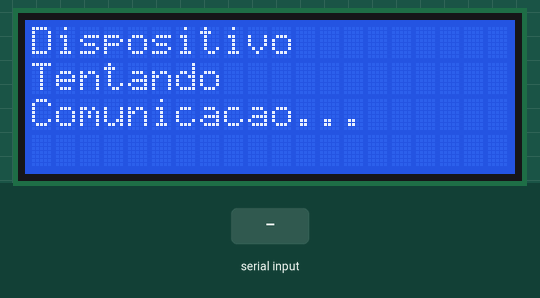
Recording of a sketch running on a simulated ESP8266 (NodeMCU). On the bench: 20×4 character LCD. The test bench sets the inputs (shaded band). What the sketch prints to the serial monitor is not drawn.

Above: at 4.2 s.
4.3 s: "90,45\n" received over the second serial link
At 7.5 s:
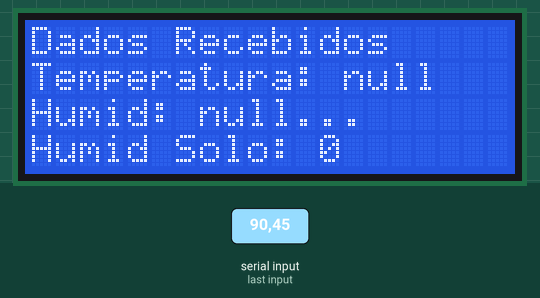
11.7 s: "5\n" received over the second serial link
At 15.8 s:
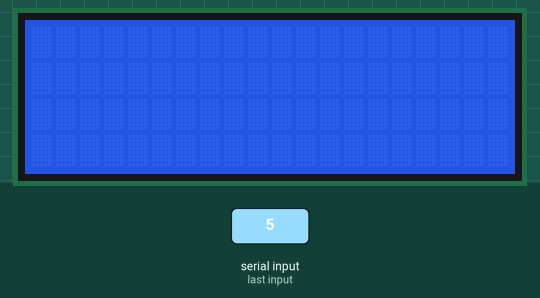
Timing chart, 0 to 17.3 s (numbered marks = the images above; inputs shaded):
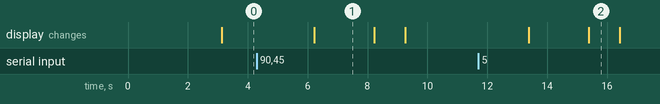

The sketch:

claraideia_server_lora.ino
```cpp
//
//#include <SoftwareSerial.h>
////#include <FS.h>
//
////=====================================================================================
//// Diretivas de compilacao para as bibliotecas ESP32 e ESP8266
////=====================================================================================
////#if defined(ESP8266)
////  #include <ESP8266WiFi.h>
////#else
////  #include <WiFi.h> //ESP32 Core WiFi Library
////#endif
////=====================================================================================
//// Diretivas de compilacao para as bibliotecas WEBSERVER ESP32 e ESP8266
////=====================================================================================
////
////#if defined(ESP8266)
////  #include <ESP8266WebServer.h>
////#else
////  #include <WebServer.h>
////#endif
////=====================================================================================
//// Bibliotecas que integram o wifimanager
////=====================================================================================
////#include <DNSServer.h>
#include <WiFiManager.h>
//
//
////=====================================================================================
//// Bibliotecas do display 16x2 e 20x4
////=====================================================================================
////#include <Wire.h> // responsável pela comunicação com a interface i2c
#include <LiquidCrystal_I2C.h>
//
////=====================================================================================
//// Bibliotecas responsaveis pelo protocolo MQTT
////=====================================================================================
//
#include <PubSubClient.h>
//
//
//
////=====================================================================================
//// Bibliotecas responsaveis conversao de dados JSON e Armazenamento interno de arquivo
////=====================================================================================
#include <ArduinoJson.h>
//#include <StreamUtils.h>
//#include <time.h>
////=====================================================================================
//// Bibliotecas responsaveis converda de data e hora tempo...
////=====================================================================================
//
//
////=====================================================================================
////Pinagem da Lora E32 433T30D
////=====================================================================================
//#define TX D5
//#define RX D6
//#define TIME_SLEEP 7000
//const long utcOffsetInSeconds = 3600;
//
//SoftwareSerial loraSerial(TX,RX);
LiquidCrystal_I2C lcd(0x27,2,1,0,4,5,6,7,3, POSITIVE);
StaticJsonBuffer<200> doc;
////WiFiManager wifiManager;
WiFiClient espClient;
PubSubClient client(espClient);
//
////tm timeinfo;
////time_t now;
////long unsigned lastNTPtime;
////unsigned long lastEntryTime;
//
//
////=====================================================================================
//// Variaveis utilizadas no software
////=====================================================================================
////const char* ssid = "CLARAIDEIA_AP";
////const char* password = "12345678";
////const char *filename = "/config.json";
////const char* NTP_SERVER = "200.192.232.8";
////const char* TZ_INFO    = "BRST+3BRDT+2,M10.3.0,M2.3.0";
//
////char daysOfTheWeek[7][12] = {"Sunday", "Monday", "Tuesday", "Wednesday", "Thursday", "Friday", "Saturday"};
////char mqtt_server[100] = "mqtt.claraideia.com.br";
////char mqtt_port[6]="1883";
////char mqtt_user[20]="claraideiaIOT";
////char mqtt_passwd[20]="claraideia1817698";
////char mqtt_topic[100]="/iot/claraideia/dados";
////char mqtt_device_name[100]="STA001";
////char geo_longitude[6]="20.1";
////char geo_latitude[6]="-127";
////boolean shouldSaveConfig = false;
////boolean flag = false;
//String output;
//
//
////=====================================================================================
////callback que indica que salvamos uma nova rede para se conectar (modo estação)
////void saveConfigCallback () {
////  Serial.println("Should save config");
////  shouldSaveConfig = true;
////}
//
////void setupWifiManager(){
////  WiFiManagerParameter custom_text("<b><p style=\"color: red;\">CONFIGURA&Ccedil;&Atilde;O MQTT</p></b>");
////  WiFiManagerParameter custom_mqtt_server("mqtt_server", "mqtt.claraideia.com.br", mqtt_server, 100);
////  WiFiManagerParameter custom_mqtt_port("mqtt_port", "1883", mqtt_port, 6);
////  WiFiManagerParameter custom_mqtt_user("mqtt_user", "claraideiaIOT", mqtt_user, 20);
////  WiFiManagerParameter custom_mqtt_passwd("mqtt_passwd", "claraideia1817698", mqtt_passwd, 20);
////  WiFiManagerParameter custom_mqtt_topic("mqtt_topic", "/iot/claraideia/dados", mqtt_topic, 100);
////  WiFiManagerParameter custom_mqtt_device_name("mqtt_device_name", "STA001", mqtt_device_name, 100);
////  WiFiManagerParameter custom_text2("<b><p style=\"color: green;\">GEOLOCALIZA&Ccedil;&Atilde;O</p></b>");
////  WiFiManagerParameter custom_geo_longitude("geo_longitude", "20.5", geo_longitude, 6);
////  WiFiManagerParameter custom_geo_latitude("geo_latitude", "-121.01", geo_latitude, 6);
//
////  WiFiManager wifiManager;
////  wifiManager.resetSettings();
////  wifiManager.setCustomHeadElement("<style>button{filter:hue-rotate(300deg);}</style>");
////  //callback para quando se conecta em uma rede, ou seja, quando passa a trabalhar em modo estação
////  wifiManager.setSaveConfigCallback(saveConfigCallback);
////
////  wifiManager.addParameter(&custom_text);
////  wifiManager.addParameter(&custom_mqtt_server);
////  wifiManager.addParameter(&custom_mqtt_port);
////  wifiManager.addParameter(&custom_mqtt_user);
////  wifiManager.addParameter(&custom_mqtt_passwd);
////  wifiManager.addParameter(&custom_mqtt_topic);
////  wifiManager.addParameter(&custom_mqtt_device_name);
////  wifiManager.addParameter(&custom_text2);
////  wifiManager.addParameter(&custom_geo_longitude);
////  wifiManager.addParameter(&custom_geo_latitude);
//
////  if (!wifiManager.autoConnect("CLARAIDEIA AP","12345678")) {
////    Serial.println("failed to connect and hit timeout");
////    delay(3000);
////    //reset and try again, or maybe put it to deep sleep
////    ESP.reset();
////    delay(5000);
////  }
////  //copy values to file for store
////  strcpy(mqtt_server, custom_mqtt_server.getValue());
////  strcpy(mqtt_port, custom_mqtt_port.getValue());
////  strcpy(mqtt_user, custom_mqtt_user.getValue());
////  strcpy(mqtt_passwd, custom_mqtt_passwd.getValue());
////  strcpy(mqtt_topic, custom_mqtt_topic.getValue());
////  strcpy(mqtt_device_name, custom_mqtt_device_name.getValue());
////  strcpy(geo_longitude, custom_geo_longitude.getValue());
////  strcpy(geo_latitude, custom_geo_latitude.getValue());
//
////  if (shouldSaveConfig) {
////    Serial.println("saving config");
////      if (!SPIFFS.exists(filename)) {
////
////        DynamicJsonBuffer jsonBuffer;
////        JsonObject& json = jsonBuffer.createObject();
////        json["mqtt_server"] = mqtt_server;
////        json["mqtt_port"] = mqtt_port;
////        json["mqtt_user"] = mqtt_user;
////        json["mqtt_passwd"] = mqtt_passwd;
////        json["mqtt_topic"] = mqtt_topic;
////        json["mqtt_device_name"] = mqtt_device_name;
////        json["geo_longitude"] = geo_longitude;
////        json["geo_latitude"] = geo_latitude;
////        File file = SPIFFS.open(filename, "w");
////        if (!file) {
////          Serial.println("failed to open config file for writing");
////        }
////        json.prettyPrintTo(Serial);
////        json.printTo(file);
////        file.close();
////      }
//
////    wifiManager.setMinimumSignalQuality(10);
////    wifiManager.setRemoveDuplicateAPs(true);
////    wifiManager.setDebugOutput(false);
////    wifiManager.setBreakAfterConfig(true);
////    //end save
////  }
////}
//
//
////void enableAPmode(){
////  flag = true;
////  if ( flag ) {
////      Serial.println("resetar"); //tenta abrir o portal
////      if(!wifiManager.startConfigPortal("CLARAIDEIA_AP", "12345678") ){
////        Serial.println("Falha ao conectar");
////        delay(2000);
////        ESP.restart();
////        delay(1000);
////      }
////      Serial.println("Conectou ESP_AP!!!");
////      flag = false;
////  }
//// ESP.reset();
////}
//
//
//
////void mountSystemFiles(){
////    if (SPIFFS.exists(filename)) {
////      //file exists, reading and loading
////      Serial.println("reading config file");
////      File file = SPIFFS.open(filename, "r");
////      delay(1000);
////      if (file) {
////        Serial.println("opened config file");
////        size_t size = file.size();
////        // Allocate a buffer to store contents of the file.
////        std::unique_ptr<char[]> buf(new char[size]);
////        file.readBytes(buf.get(), size);
////
////        DynamicJsonBuffer jsonBuffer;
////        JsonObject& json = jsonBuffer.parseObject(buf.get());
////
////        json.printTo(Serial);
////        json.printTo(file);
////        if (!json.success()){
////            Serial.println(F("Failed to read file, using default configuration"));
////        }else{
////          strcpy(mqtt_server, json["mqtt_server"]);
////          strcpy(mqtt_port, json["mqtt_port"]);
////          strcpy(mqtt_user, json["mqtt_user"]);
////          strcpy(mqtt_passwd, json["mqtt_passwd"]);
////          strcpy(mqtt_topic, json["mqtt_topic"]);
////          strcpy(mqtt_device_name, json["mqtt_device_name"]);
////          strcpy(geo_longitude, json["geo_longitude"]);
////          strcpy(geo_latitude, json["geo_latitude"]);
////        }
////      }
////      file.close();
////      lista_diretorio();
////      lista_arquivos();
////    }else{
////
////    }
////}
//
//

//
////callback que indica que o ESP entrou no modo AP
////void configModeCallback (WiFiManager *myWiFiManager) {
////   if ( Serial.available()){
////        lcd.setCursor(0,0);
////        lcd.print("Entered config mode");
////        lcd.setCursor(0,1);
////        lcd.print("Entrou no modo de configuração");
////        Serial.println(WiFi.softAPIP()); //imprime o IP do AP
////        Serial.println(myWiFiManager->getConfigPortalSSID()); //imprime o SSID criado da rede
////   }
////}
//
////void mqtt_callback( char* topic, byte* payload, unsigned int length ){
////  char rxj[512];
////  for( int i = 0; i < length; i++){
////    rxj[i] = payload[i];
////  }
////}
//
//
//

//

//
////void initMqtt() {
////  if (SPIFFS.exists(filename)) {
////    File file = SPIFFS.open(filename, "r");
////    size_t size = file.size();
////    std::unique_ptr<char[]> buf(new char[size]);
////    file.readBytes(buf.get(), size);
////
////    DynamicJsonBuffer jsonBuffer;
////    JsonObject& json = jsonBuffer.parseObject(buf.get());
////    json.printTo(Serial);
////
////    if (json.success()){
//////      strcpy(mqtt_server,json["mqtt_server"]);
//////      strcpy(mqtt_port,json["mqtt_port"]);
//////      strcpy(mqtt_user,json["mqtt_user"]);
//////      strcpy(mqtt_passwd,json["mqtt_passwd"]);
//////      strcpy(mqtt_topic,json["mqtt_topic"]);
//////      strcpy(mqtt_device_name,json["mqtt_device_name"]);
//////      strcpy(geo_longitude,json["geo_longitude"]);
//////      strcpy(geo_latitude,json["geo_latitude"]);
//////      client.setServer(mqtt_server,atoi(mqtt_port));
////
////      check_config();
////    }else{
////        Serial.println(F("Falha na abertura do arquivo"));
////    }
////    file.close();
////  }
////  Serial.println("Servidor:"+String(mqtt_server));
////  Serial.println("Porta:"+String(mqtt_port));
////  Serial.println("User:"+String(mqtt_user));
////  Serial.println("Pass:"+String(mqtt_passwd));
////  Serial.println("Topic:"+String(mqtt_topic));
////  Serial.println("Device Name:"+String(mqtt_device_name));
////}
//
////bool getNTPtime(int sec) {
////
////  {
////    uint32_t start = millis();
////    do {
////      time(&now);
////      localtime_r(&now, &timeinfo);
////      delay(10);
////    } while (((millis() - start) <= (1000 * sec)) && (timeinfo.tm_year < (2016 - 1900)));
////    if (timeinfo.tm_year <= (2016 - 1900)) return false;  // the NTP call was not successful
////    char time_output[30];
////    strftime(time_output, 30, "%a  %d-%m-%y %T", localtime(&now));
////
////  }
////  return true;
////}
//
////void initNTP(){
////  configTime(0, 0, NTP_SERVER);
////  setenv("TZ", TZ_INFO, 1);
////  if (getNTPtime(10)) {
////  } else {
////    ESP.restart();
////  }
////  lastNTPtime = time(&now);
////  lastEntryTime = millis();
////}
//
////String showTime(tm localTime) {
////  char buffer[32];
////  snprintf(buffer, sizeof(buffer),"%04d-%02d-%02dT%02d:%02d:%02dZ",localTime.tm_year + 1900, localTime.tm_mon + 1,localTime.tm_mday,localTime.tm_hour, localTime.tm_min, localTime.tm_sec);
////  return String(buffer);
////}
//

//

//


////void lista_diretorio(){
////  Serial.println(" Listando Diretorios");
////  Dir dir = SPIFFS.openDir("/");
////  while (dir.next()) {
////    Serial.printf(" %s - %u bytes\n", dir.fileName().c_str(), dir.fileSize());
////  }
////
////}
//
////void lista_arquivos(){
////  File file;
////  file = SPIFFS.open(filename, "r");
////   Serial.println(" Listando Arquivos");
////  if (file) {
////    Serial.printf("Nome: %s - %u bytes\n", file.name(), file.size());
////    while (file.available()){
////      Serial.println(file.readStringUntil('\n'));
////    }
////    file.close();
////  }
////}
//
//
////void check_config(){
////if( strlen(mqtt_server) == 0 &&  strlen(mqtt_port) == 0  && strlen(mqtt_user) == 0 && strlen(mqtt_passwd) == 0 && strlen(mqtt_topic) == 0 && strlen(mqtt_device_name) == 0 && strlen(geo_longitude) == 0 && strlen(geo_latitude) == 0 )
////  {
////      lcd.clear();
////      lcd.setCursor(0,0);
////      lcd.print("Falta ");
////      lcd.setCursor(0,1);
////      lcd.print(WiFi.localIP());
////      wifiManager.resetSettings();
////      if (SPIFFS.exists(filename)) {SPIFFS.remove(filename);}
////      ESP.restart();
////  }
////}
//
////void teste_mqtt(){
////  lista_diretorio();
////  lista_arquivos();
////  Serial.println("Servidor:"+String(mqtt_server));
////  Serial.println("Porta:"+String(mqtt_port));
////  Serial.println("User:"+String(mqtt_user));
////  Serial.println("Pass:"+String(mqtt_passwd));
////  Serial.println("Topic:"+String(mqtt_topic));
////  Serial.println("Device Name:"+String(mqtt_device_name));
////
////  if( !client.connected()){
////    reconnect("teste");
////  }
////  if (client.connect("Esp8266Client", mqtt_user, mqtt_passwd)) {
////    lcd.clear();
////    lcd.setCursor(0,0);
////    lcd.print("Sending Data...");
////    client.publish(mqtt_topic,"teste");
////    client.subscribe(mqtt_topic);
////  }
////  client.loop();
//
////}
//
//void test_lora() {
//  // put your main code here, to run repeatedly:
//  if( Serial.available() ){
//     String input = Serial.readString();
//     loraSerial.println(input);
//  }
//  if( loraSerial.available() ){
//     String input = loraSerial.readString();
//     Serial.println(input);
//  }
//  loraSerial.println("ping server");
//  delay(3000);
//}
//
//void setup() {
////  wifiManager.resetSettings();
////  if (SPIFFS.exists(filename)) {SPIFFS.remove(filename);}
////  while (!SPIFFS.begin()) ;
////  initDisplay();
////  if (WiFi.status()== WL_CONNECTED){initMqtt();}
//  initSerialLora();
//
//  pinMode(LED_BUILTIN, OUTPUT);
//  Serial.println("Server Lora Ativo.");
//
//}
//
//
//void loop() {
//  digitalWrite(LED_BUILTIN, LOW);
//  delay(1000);
//  digitalWrite(LED_BUILTIN, HIGH);
//  delay(2000);
//  test_lora();
//  //  teste_mqtt();
////  lcd.clear();
////  lcd.setCursor(0,0);
////  lcd.print("Wifi Status:"+WiFi.status());
////  if (WiFi.status()== WL_CONNECTED){
////        Serial.println(" Conectado ao Wifi");
////        lcd.clear();
////        lcd.setCursor(0,0);
////        lcd.print("IP:");
////        lcd.setCursor(0,1);
////        lcd.print(WiFi.localIP());
////        delay(2000);
////        execLora();
////        delay(2000);
////        initNTP();
////        getNTPtime(10);
////  }
////  else{
////      Serial.println(" Falha ao Conectar ao Wifi");
////      lcd.clear();
////      lcd.setCursor(0,0);
////      lcd.print("Aguardando Conexao no AP....");
////      lcd.setCursor(0,1);
////      lcd.print("Modo Access Point....");
////      lcd.setCursor(0,2);
////      lcd.print("Pressione Reset");
////      lcd.setCursor(0,3);
////      lcd.print("ao autenticar");
////      if (SPIFFS.exists(filename)) {SPIFFS.remove(filename);}
////      setupWifiManager();
////      mountSystemFiles();
////      enableAPmode();
////      delay(2000);
////  }
//}

#include <SoftwareSerial.h>
#define TX D5
#define RX D6


SoftwareSerial loraSerial(TX,RX);

void initSerialLora(){
  Serial.begin(9600);
  loraSerial.begin(9600);
  while(!loraSerial){;}
  while(!Serial){;}
}

void initMqtt() {
     client.setServer("mqtt.claraideia.com.br",atoi("1883"));
}


void initDisplay(){
  lcd.begin (20,4);
  lcd.clear();
  lcd.setCursor(0,0);
  lcd.print("Inicializando o");
  lcd.setCursor(0,1);
  lcd.print("Dispositivo");

}

void reconnect(char payload[400]) {
  while (!client.connected()) {
    if (client.connect("Esp8266Client", "claraideiaIOT", "claraideia1817698")) {
      client.publish("/iot/claraideia/dados",payload);
      client.subscribe("/iot/claraideia/dados");
    } else {
      Serial.print(client.state());
      delay(5000);
    }
  }
}


void execMqtt(JsonObject& root){
  char payload[400];
  StaticJsonBuffer<200> jsonBuffer;
  JsonObject& json = jsonBuffer.createObject();
  json["description"] = "DHT11";
  json["temperature"] = root["temperatura"].as<String>();
  json["humid"] = root["humidade"].as<String>();
  json["humid_solo"] = root["humidade-solo"].as<String>();
  //json["data_reading"] = showTime(timeinfo);
  json["station_name"] = "STA001";
//  json["longitude"] = geo_longitude;
//  json["latitude"] = geo_latitude;
  json.printTo(payload);
  if( !client.connected()){
    reconnect(payload);
  }
  if (client.connect("Esp8266Client", "claraideiaIOT", "claraideia1817698")) {
    lcd.clear();
    lcd.setCursor(0,0);
    lcd.print("Sending Data...");
    client.publish("/iot/claraideia/dados",payload);
    client.subscribe("/iot/claraideia/dados");
  }
  client.loop();
}

void execDisplay(String Temp,String Humid, String Humid_Solo){
  //acende o backlight do LCD
  lcd.setBacklight(HIGH);
  //posiciona o cursor para escrita
  lcd.setCursor(0,0);
  lcd.print("");
  lcd.print("Dados Recebidos");
  lcd.setCursor(0,1);
  lcd.print("Temperatura: "+Temp);
  lcd.setCursor(0,2);
  lcd.print("Humid: "+Humid);
  lcd.setCursor(0,3);
  lcd.print("Humid Solo: "+Humid_Solo);
  delay(2000); //intervalo de 1s
  lcd.clear();
}

void execLora(){
  while (!loraSerial.available()){
    lcd.clear();
    lcd.setCursor(0,0);
    lcd.print("Dispositivo");
    lcd.setCursor(0,1);
    lcd.print("Tentando");
    lcd.setCursor(0,2);
    lcd.print("Comunicacao...");
    delay(1000);
  }
  if( loraSerial.available()){
      DynamicJsonBuffer jsonBuffer;
      String output = loraSerial.readString();
      JsonObject& root = jsonBuffer.parseObject(output);
      String temp =  root[String("temperatura")];
      String humid = root[String("humidade")];
      //String humid_solo = root[String("humidade-solo")];
      String humid_solo = "0";
      execDisplay(temp,humid,humid_solo);
      loraSerial.println("Server Pong");
      //execMqtt(root);
  }
}


void setup() {
  initSerialLora();
  initDisplay();
  initMqtt();
  Serial.println("Inicializando a Server");
  delay(3000);
}


void loop() {
// put your main code here, to run repeatedly:
  if( Serial.available()){
     String input = Serial.readString();
     loraSerial.println(input);
  }
  if( loraSerial.available()){
     String input = loraSerial.readString();
     Serial.println(input);
  }
  execLora();
  delay(1000);
}
```

Measured:
- after the input at 4.3 s, the display: changes after 1.9 s (image 1)
- after the input at 11.7 s, the display: first changes after 1.7 s (image 2 shows a later state)
- what the display in image 1 shows lasts 2.0 s, from 6.2 s to 8.2 s
